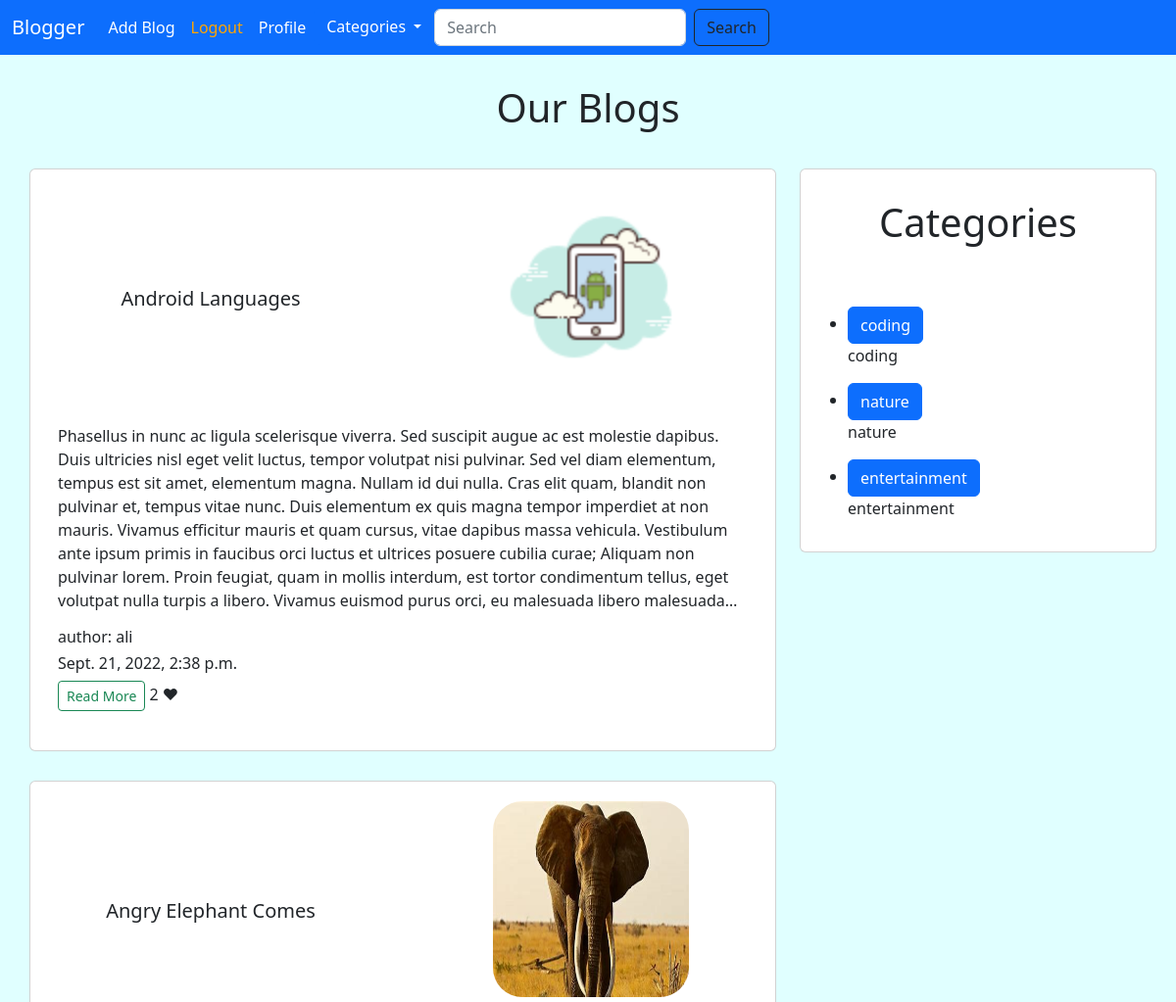
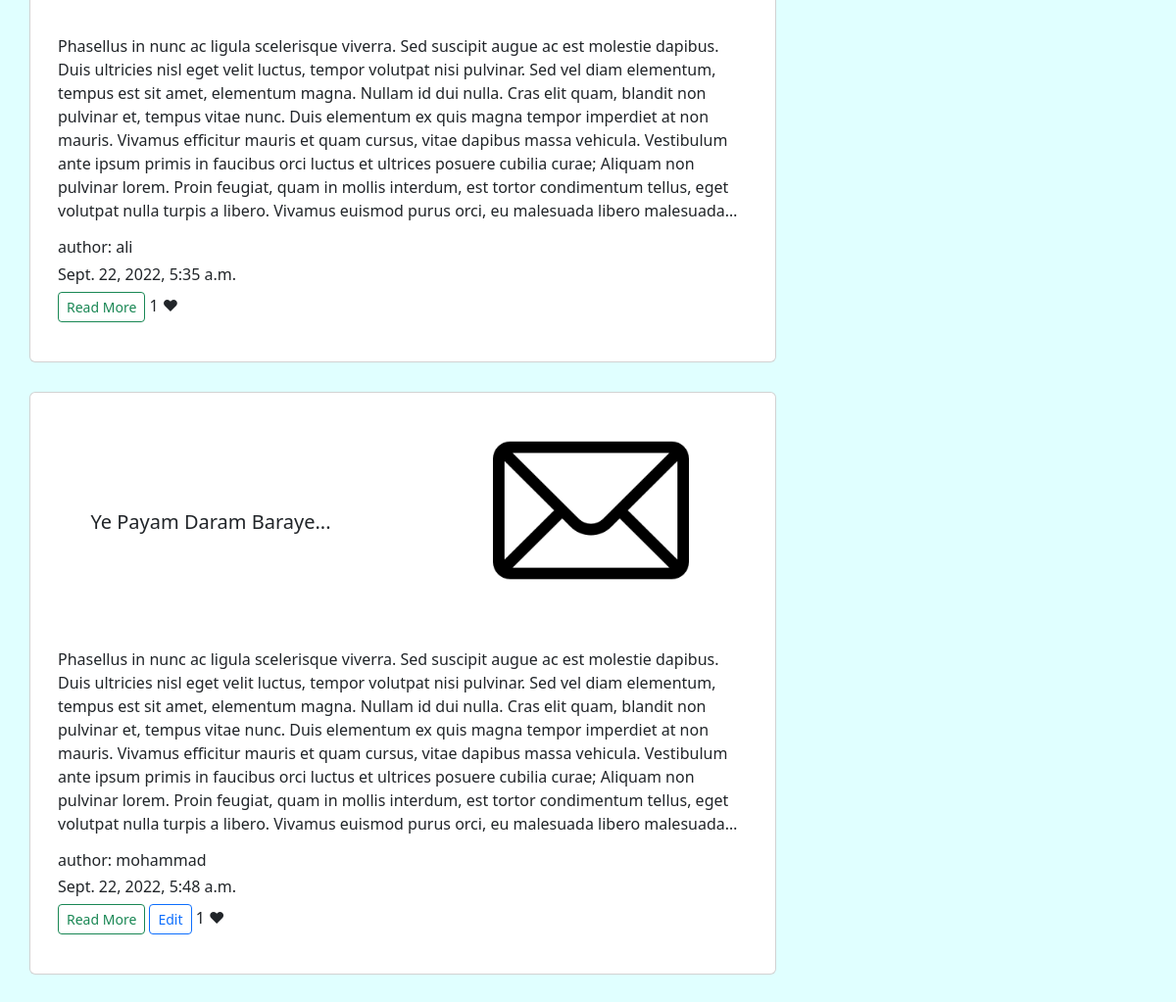
Screenshot of / (signed in) with the database file from the repository (2 pictures, top to bottom).
### blog/models.py (models this page shows, shortened)
class Blog(models.Model):
    slug = models.CharField(max_length=500, unique=True)
    created_on = models.DateTimeField(auto_now_add=True)
    author = models.ForeignKey(User, on_delete=models.CASCADE)
    title = models.CharField(max_length=150)
    body = models.TextField(max_length=4000)
    category = models.ForeignKey(
        Category, on_delete=models.PROTECT, null=False)
    image = models.ImageField(default='kiaei.jpg',
                              upload_to='blog_pictures')
    likes = models.ManyToManyField(User, related_name='blog_posts')
    def total_likes(self):
        return self.likes.count()

class Category(models.Model):
    name = models.CharField(max_length=150)
    description = models.CharField(max_length=1000)

### blog/views.py (the view)
# urls.py: path('', views.index, name='index'),
def index(request):
    blogs = Blog.objects.all()
    categories = Category.objects.all()
    context = {
        'blogs': blogs,
        'categories': categories,
    }
    return render(request, 'blog/index.html', context)

### blog/templates/blog/index.html
{% extends 'blog/base.html' %}
{% block body %}
<h1 style="text-align: center;">Our Blogs</h1>
<div class="row">
    <div class="col-md-8">
        {% for blog in blogs %}
        <div style="margin-left: 30px; margin-bottom: 30px;" class="card">
            <div class="row">
                <div class="col-md-6 text-center">
                    <h5 style="margin-top:120px;" class="card-title">{{ blog.title }}</h5>
                </div>
                <div class="col-md-6">
                    <img style="border-radius: 30px; margin-left: 80px; margin-top: 20px;" width="200px" height="200px"
                        src="{{ blog.image.url }}" alt="">
                </div>
            </div>
            <div class="row">
                <div style="padding: 40px;" class="col-md-12">
                    <p class="card-text text">{{ blog.body }}</p>
                    <h6>author: {{ blog.author }}</h6>
                    <h6>{{ blog.created_on }}</h6>
                    <a href="{% url 'blog:details' blog.slug %}" class="btn btn-outline-success btn-sm">Read
                        More</a>
                    {% if user.is_authenticated and request.user == blog.author %}
                    <a href="{% url 'blog:update_blog' blog.id %}" class="btn btn-outline-primary btn-sm">Edit</a>
                    {% endif %}
                    {{ blog.total_likes }} ❤
                </div>
            </div>
        </div>
        {% endfor %}
    </div>
    <div class="col-md-4">
        <div style="margin-right:20px;" class="card">
            <div class="card-title">
                <h1>Categories</h1>
            </div>
            <div class="card-body">
                <ul>
                    {% for category in categories %}
                    <li>
                        <a class="btn btn-primary" href="{% url 'blog:category' category.name %}">{{category.name}}</a>
                        <p>{{ category.description }}</p>
                    </li>
                    {% endfor %}
                </ul>
            </div>
        </div>
    </div>
</div>
{% endblock body %}

### blog/static/blog/style.css (style rules this page uses)
h1 { text-align: center; padding: 30px; }
body { background-color: lightcyan; }
.text { overflow: hidden; text-overflow: ellipsis; display: -webkit-box; -webkit-line-clamp: 8; line-clamp: 8; -webkit-box-orient: vertical; }

### rows the page displays
Blog: title "Android Languages", image (picture), body "Phasellus in nunc ac ligula scelerisque viverra. Sed suscipit augue ac est molestie dapibus. Duis ultricies nisl eget velit luctus, tempor volutpat nisi pulvinar. Sed vel diam elementum, tempus est sit amet, elementum magna. Nullam id dui nulla. Cras elit quam, blandit non pulvinar et, tempus vitae nunc. Duis elementum ex quis magna tempor imperdiet at non mauris. Vivamus efficitur mauris et quam cursus, vitae dapibus massa vehicula. Vestibulum ante ipsum primis in faucibus orci luctus et ultrices posuere cubilia curae; Aliquam non pulvinar lorem. Proin feugiat, quam in mollis interdum, est tortor condimentum tellus, eget volutpat nulla turpis a libero. Vivamus euismod purus orci, eu…", author "ali", created_on "Sept. 21, 2022, 2:38 p.m.", total_likes "2"
Blog: title "Angry Elephant Comes", image (picture), body "Phasellus in nunc ac ligula scelerisque viverra. Sed suscipit augue ac est molestie dapibus. Duis ultricies nisl eget velit luctus, tempor volutpat nisi pulvinar. Sed vel diam elementum, tempus est sit amet, elementum magna. Nullam id dui nulla. Cras elit quam, blandit non pulvinar et, tempus vitae nunc. Duis elementum ex quis magna tempor imperdiet at non mauris. Vivamus efficitur mauris et quam cursus, vitae dapibus massa vehicula. Vestibulum ante ipsum primis in faucibus orci luctus et ultrices posuere cubilia curae; Aliquam non pulvinar lorem. Proin feugiat, quam in mollis interdum, est tortor condimentum tellus, eget volutpat nulla turpis a libero. Vivamus euismod purus orci, eu…", author "ali", created_on "Sept. 22, 2022, 5:35 a.m.", total_likes "1"
Blog: title "Ye Payam Daram Baraye...", image (picture), body "Phasellus in nunc ac ligula scelerisque viverra. Sed suscipit augue ac est molestie dapibus. Duis ultricies nisl eget velit luctus, tempor volutpat nisi pulvinar. Sed vel diam elementum, tempus est sit amet, elementum magna. Nullam id dui nulla. Cras elit quam, blandit non pulvinar et, tempus vitae nunc. Duis elementum ex quis magna tempor imperdiet at non mauris. Vivamus efficitur mauris et quam cursus, vitae dapibus massa vehicula. Vestibulum ante ipsum primis in faucibus orci luctus et ultrices posuere cubilia curae; Aliquam non pulvinar lorem. Proin feugiat, quam in mollis interdum, est tortor condimentum tellus, eget volutpat nulla turpis a libero. Vivamus euismod purus orci, eu…", author "mohammad", created_on "Sept. 22, 2022, 5:48 a.m.", shows "Edit", total_likes "1"
Category: name "coding", description "coding"
Category: name "nature", description "nature"
Category: name "entertainment", description "entertainment"
